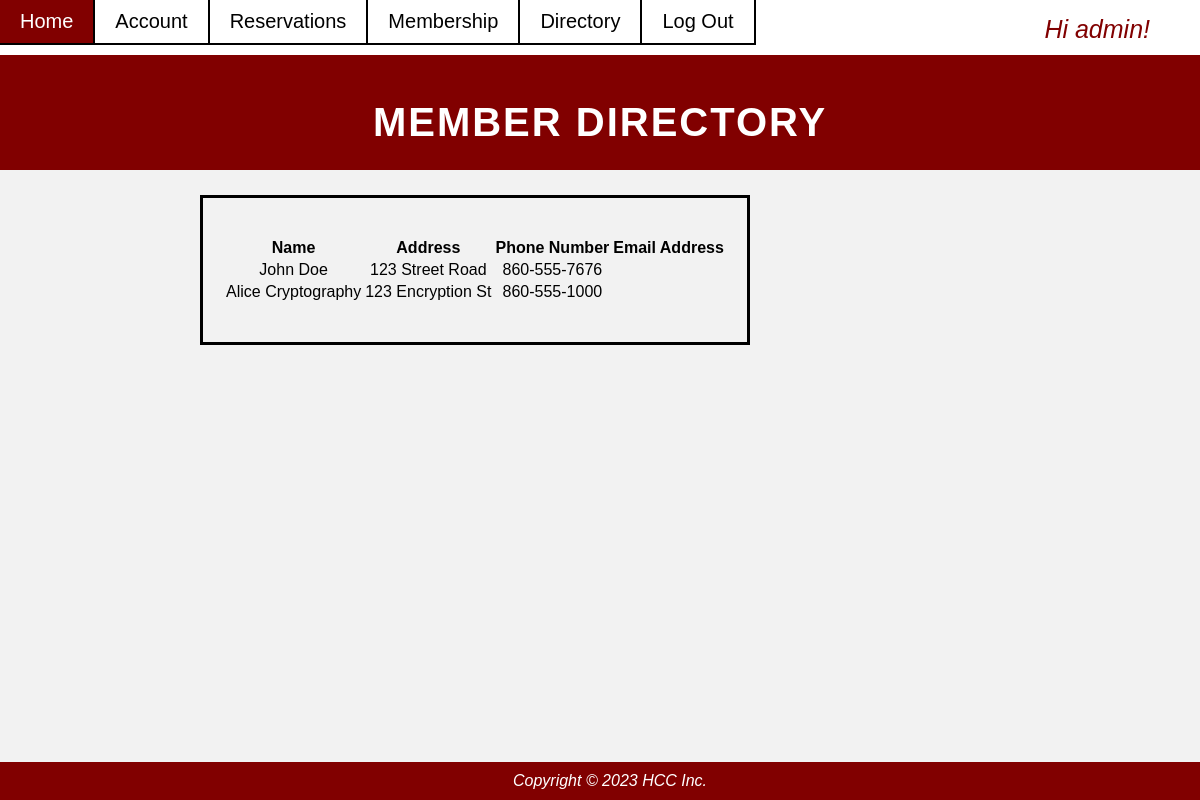
Page /directory/ (signed in) on the committed database.
### app/models.py (models this page shows, shortened)
class MemberProfile(models.Model):
    user = models.OneToOneField(User, on_delete=models.CASCADE) # Delete profile when user is deleted, this is username/password/email
    last_name = models.CharField(max_length=100, default="lastname")
    first_name = models.CharField(max_length=100, default="firstname")
    address = models.CharField(max_length=100, default="address")
    phone_number = models.CharField(max_length=100, default="phone")
    date_of_birth = models.DateField(max_length=100, default="dob")

### app/views.py (the view)
# urls.py: path("directory/", views.directory_page, name='directory'),
@login_required(login_url='signup')
def directory_page(request):
    template_name = 'directory.html'
    is_member = True
    try:
        profile = MemberProfile.objects.get(first_name = request.user.memberprofile.first_name)
    except MemberProfile.DoesNotExist:
        is_member = False
    profiles = MemberProfile.objects.all()
    context = {
        'profiles': profiles,
        'is_member': is_member,
    }
    return render(request, template_name, context)

### templates/directory.html (shortened to what this page needs)
{% extends "base.html" %}
{% block content %}
<!DOCTYPE html>
<html>
<head>
    <link rel="stylesheet" href="../static/css/style.css">
</head>
<body>
    {% if user.is_authenticated and is_member %}
	<header style="padding-top: 100px;">
		<h1>Member Directory</h1>
	</header>
	<main>
        <div class="accountbox">
		<section>
			<br>
            <table class="table">
            <thead>
                <tr>
                <th scope="col">Name</th>
                <th scope="col">Address</th>
                <th scope="col">Phone Number</th>
                <th scope="col">Email Address</th>
                </tr>
            </thead>
            <tbody>
                {%for profile in profiles%}
                <tr>
                <td>{{profile.first_name}} {{profile.last_name}}</td>
                <td>{{profile.address}}</td>
                <td>{{profile.phone_number}}</td>
                </tr>
                {%endfor%}
            </tbody>
            </table>
            <br>
		</section>
    </div>
	</main>
    {% endif %}
	<footer>
		<p>Copyright © 2023 HCC Inc.</p>
	</footer>
</body>
</html>
{% endblock content %}

### templates/base.html (shortened to what this page needs)
<!DOCTYPE html>
<html>
<head>
</head>
<body>
  <ul class="navbar_list">
    <li class="navbar"><a href="{% url 'home' %}">Home</a></li>
    <li class="navbar"><a href="{% url 'account' %}">Account</a></li>
    <li class="navbar"><a href="{% url 'reservations' %}">Reservations</a></li>
    <li class="navbar"><a href="{% url 'membership' %}">Membership</a></li>
    <li class="navbar"><a href="{% url 'directory' %}">Directory</a></li>
  {% if user.is_authenticated %}
    <li class="navbar"><a href="{% url 'logout' %}">Log Out</a></li>
  {% else %}
    <li class="navbar"><a href="{% url 'login' %}">Log In</a></li>
    <li class="navbar"><a href="{% url 'signup' %}">Sign Up</a></li>
  {% endif %}
  </ul>
  {% block login %}
  {% if user.is_authenticated %}
  <p class="login_message">Hi {{user.username}}!</p>
  {% endif %}
  {% endblock %}
</html>
{% block content %} {% endblock content %}

### static/css/style.css (style rules this page uses)
body { margin: 0; padding: 0; font-family: Arial, sans-serif; background-color: #f2f2f2; }
header { background-color: #810000; color: #fff; padding: 25px; padding-top: 100px; text-align: center; }
h1 { margin: 0; font-size: 40px; letter-spacing: 2px; text-transform: uppercase; }
p { margin: 0; font-size: 18px; font-style: italic; }
main { padding: 25px; max-width: 800px; margin: 0 auto; display: flex; flex-wrap: wrap; }
ul { list-style: none; padding: 0; margin: 0; }
li { font-size: 20px; margin-bottom: 10px; }
footer { background-color: #810000; color: #fff; padding: 10px; text-align: center; position: fixed; left: 0; bottom: 0; width: 100%; }
footer p { margin: 0; font-size: 16px; }
section { background-color: #f2f2f2; padding: 10px; margin: 10px; flex: 1; min-width: 300px; }
.accountbox { border: 3px solid black; font-family: Arial; text-align: center; }

### templates/base.html (style rules this page uses)
.navbar_list { list-style-type: none; position: fixed; width: 100%; top: 0; margin: 0; padding: 0px; overflow: hidden; background-color: white; }
.navbar { font-family: Arial, sans-serif; float: left; border-right: 2px solid black; border-bottom: 2px solid black; }
.navbar a { display: block; color: black; font-size: 20px; text-align: center; padding: 10px 20px; text-decoration: none; }
.login_message { position: absolute; top: 15px; right: 50px; font-family: Arial, sans-serif; font-size: 25px; text-align: center; color: #810000; }

### rows in the picture
MemberProfile: first_name "John", last_name "Doe", address "123 Street Road", phone_number "860-555-7676"
MemberProfile: first_name "Alice", last_name "Cryptography", address "123 Encryption St", phone_number "860-555-1000"

### other values in the picture
{{ user.username }} "admin"
